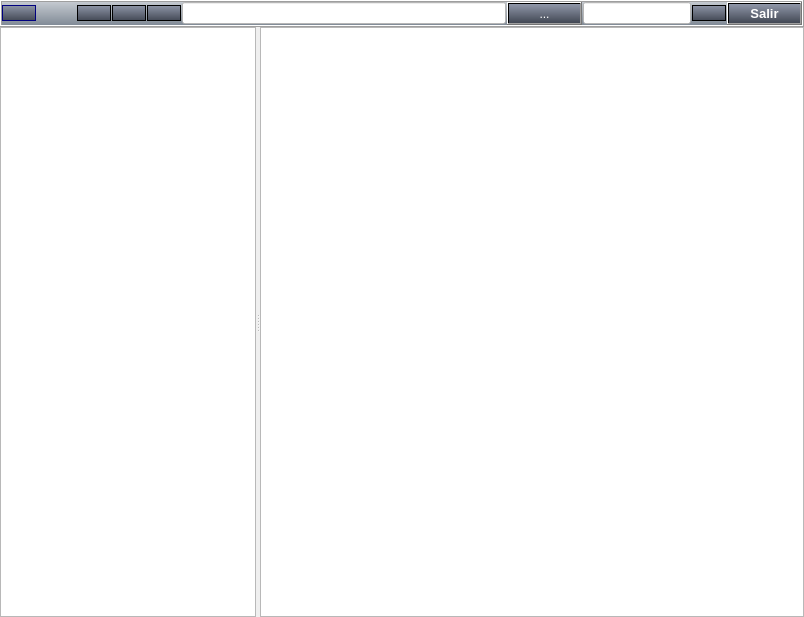
<?xml version="1.0" encoding="UTF-8"?>
<ui version="4.0">
 <class>FrmExplore</class>
 <widget class="QDialog" name="FrmExplore">
  <property name="geometry">
   <rect>
    <x>0</x>
    <y>0</y>
    <width>804</width>
    <height>617</height>
   </rect>
  </property>
  <property name="windowTitle">
   <string>Explorador</string>
  </property>
  <layout class="QVBoxLayout" name="verticalLayout">
   <property name="spacing">
    <number>0</number>
   </property>
   <property name="margin">
    <number>0</number>
   </property>
   <item>
    <widget class="QFrame" name="frame">
     <property name="styleSheet">
      <string notr="true">background-color: qlineargradient(spread:pad, x1:0.994318, y1:1, x2:1, y2:0, stop:0.0113636 rgba(125, 135, 147, 255), stop:0.982955 rgba(201, 206, 212, 255));</string>
     </property>
     <property name="frameShape">
      <enum>QFrame::Box</enum>
     </property>
     <property name="frameShadow">
      <enum>QFrame::Raised</enum>
     </property>
     <layout class="QHBoxLayout" name="horizontalLayout">
      <property name="spacing">
       <number>1</number>
      </property>
      <property name="margin">
       <number>0</number>
      </property>
      <item>
       <widget class="QPushButton" name="BtnAtras">
        <property name="toolTip">
         <string>Atrás</string>
        </property>
        <property name="styleSheet">
         <string notr="true">QPushButton {
     border: 1px solid #000000;

     
	background-color: qlineargradient(spread:pad, x1:0.994318, y1:1, x2:1, y2:0, stop:0.0113636 rgba(67, 73, 85, 255), stop:0.982955 rgba(143, 150, 168, 255));

     min-width: 30px;
font: 75 11pt &quot;MS Shell Dlg 2&quot;;
 }

 QPushButton:pressed {
     background-color: qlineargradient(x1: 0, y1: 0, x2: 0, y2: 1,
                                       stop: 0 #dadbde, stop: 1 #f6f7fa);
 }

 QPushButton:flat {
     border: none; /* no border for a flat push button */
 }

QPushButton:hover {
   
	background-color: qlineargradient(spread:pad, x1:0.994318, y1:1, x2:1, y2:0, stop:0.0113636 rgba(69, 142, 187, 255), stop:0.982955 rgba(95, 179, 241, 255));

 }

 QPushButton:default {
     border-color: navy; /* make the default button prominent */
 }
    </string>
        </property>
        <property name="icon">
         <iconset resource="../radit.qrc">
          <normaloff>:/general/iconos/menu/flecha.png</normaloff>:/general/iconos/menu/flecha.png</iconset>
        </property>
        <property name="iconSize">
         <size>
          <width>30</width>
          <height>20</height>
         </size>
        </property>
       </widget>
      </item>
      <item>
       <spacer name="horizontalSpacer">
        <property name="orientation">
         <enum>Qt::Horizontal</enum>
        </property>
        <property name="sizeHint" stdset="0">
         <size>
          <width>40</width>
          <height>20</height>
         </size>
        </property>
       </spacer>
      </item>
      <item>
       <widget class="QPushButton" name="BtnPlay">
        <property name="sizePolicy">
         <sizepolicy hsizetype="Fixed" vsizetype="Fixed">
          <horstretch>0</horstretch>
          <verstretch>0</verstretch>
         </sizepolicy>
        </property>
        <property name="cursor">
         <cursorShape>PointingHandCursor</cursorShape>
        </property>
        <property name="toolTip">
         <string>Reproducir por monitor</string>
        </property>
        <property name="autoFillBackground">
         <bool>false</bool>
        </property>
        <property name="styleSheet">
         <string notr="true">QPushButton {
     border: 1px solid #000000;

     
	background-color: qlineargradient(spread:pad, x1:0.994318, y1:1, x2:1, y2:0, stop:0.0113636 rgba(67, 73, 85, 255), stop:0.982955 rgba(143, 150, 168, 255));

     min-width: 30px;
font: 75 11pt &quot;MS Shell Dlg 2&quot;;
 }

 QPushButton:pressed {
     background-color: qlineargradient(x1: 0, y1: 0, x2: 0, y2: 1,
                                       stop: 0 #dadbde, stop: 1 #f6f7fa);
 }

 QPushButton:flat {
     border: none; /* no border for a flat push button */
 }

QPushButton:hover {
   
	background-color: qlineargradient(spread:pad, x1:0.994318, y1:1, x2:1, y2:0, stop:0.0113636 rgba(69, 142, 187, 255), stop:0.982955 rgba(95, 179, 241, 255));

 }

 QPushButton:default {
     border-color: navy; /* make the default button prominent */
 }
    </string>
        </property>
        <property name="text">
         <string/>
        </property>
        <property name="icon">
         <iconset resource="../radit.qrc">
          <normaloff>:/general/iconos/player/play.png</normaloff>:/general/iconos/player/play.png</iconset>
        </property>
        <property name="iconSize">
         <size>
          <width>30</width>
          <height>20</height>
         </size>
        </property>
       </widget>
      </item>
      <item>
       <widget class="QPushButton" name="BtnPause">
        <property name="sizePolicy">
         <sizepolicy hsizetype="Fixed" vsizetype="Fixed">
          <horstretch>0</horstretch>
          <verstretch>0</verstretch>
         </sizepolicy>
        </property>
        <property name="cursor">
         <cursorShape>PointingHandCursor</cursorShape>
        </property>
        <property name="toolTip">
         <string>Pause</string>
        </property>
        <property name="autoFillBackground">
         <bool>false</bool>
        </property>
        <property name="styleSheet">
         <string notr="true">QPushButton {
     border: 1px solid #000000;

     
	background-color: qlineargradient(spread:pad, x1:0.994318, y1:1, x2:1, y2:0, stop:0.0113636 rgba(67, 73, 85, 255), stop:0.982955 rgba(143, 150, 168, 255));

     min-width: 30px;
font: 75 11pt &quot;MS Shell Dlg 2&quot;;
 }

 QPushButton:pressed {
     background-color: qlineargradient(x1: 0, y1: 0, x2: 0, y2: 1,
                                       stop: 0 #dadbde, stop: 1 #f6f7fa);
 }

 QPushButton:flat {
     border: none; /* no border for a flat push button */
 }

QPushButton:hover {
   background-color: qlineargradient(spread:pad, x1:0.994318, y1:1, x2:1, y2:0, stop:0.0113636 rgba(69, 142, 187, 255), stop:0.982955 rgba(95, 179, 241, 255));
 }

 QPushButton:default {
     border-color: navy; /* make the default button prominent */
 }
    </string>
        </property>
        <property name="text">
         <string/>
        </property>
        <property name="icon">
         <iconset resource="../radit.qrc">
          <normaloff>:/general/iconos/player/pause.png</normaloff>:/general/iconos/player/pause.png</iconset>
        </property>
        <property name="iconSize">
         <size>
          <width>30</width>
          <height>20</height>
         </size>
        </property>
       </widget>
      </item>
      <item>
       <widget class="QPushButton" name="BtnStop">
        <property name="sizePolicy">
         <sizepolicy hsizetype="Fixed" vsizetype="Fixed">
          <horstretch>0</horstretch>
          <verstretch>0</verstretch>
         </sizepolicy>
        </property>
        <property name="cursor">
         <cursorShape>PointingHandCursor</cursorShape>
        </property>
        <property name="toolTip">
         <string>Stop</string>
        </property>
        <property name="autoFillBackground">
         <bool>false</bool>
        </property>
        <property name="styleSheet">
         <string notr="true">QPushButton {
     border: 1px solid #000000;

     
	background-color: qlineargradient(spread:pad, x1:0.994318, y1:1, x2:1, y2:0, stop:0.0113636 rgba(67, 73, 85, 255), stop:0.982955 rgba(143, 150, 168, 255));

     min-width: 30px;
font: 75 11pt &quot;MS Shell Dlg 2&quot;;
 }

 QPushButton:pressed {
     background-color: qlineargradient(x1: 0, y1: 0, x2: 0, y2: 1,
                                       stop: 0 #dadbde, stop: 1 #f6f7fa);
 }

 QPushButton:flat {
     border: none; /* no border for a flat push button */
 }

QPushButton:hover {    
background-color: qlineargradient(spread:pad, x1:0.994318, y1:1, x2:1, y2:0, stop:0.0113636 rgba(69, 142, 187, 255), stop:0.982955 rgba(95, 179, 241, 255));

 }

 QPushButton:default {
     border-color: navy; /* make the default button prominent */
 }
    </string>
        </property>
        <property name="text">
         <string/>
        </property>
        <property name="icon">
         <iconset resource="../radit.qrc">
          <normaloff>:/general/iconos/player/stop.png</normaloff>:/general/iconos/player/stop.png</iconset>
        </property>
        <property name="iconSize">
         <size>
          <width>30</width>
          <height>20</height>
         </size>
        </property>
       </widget>
      </item>
      <item>
       <widget class="QLineEdit" name="LinePath">
        <property name="sizePolicy">
         <sizepolicy hsizetype="Expanding" vsizetype="Fixed">
          <horstretch>1</horstretch>
          <verstretch>0</verstretch>
         </sizepolicy>
        </property>
        <property name="styleSheet">
         <string notr="true">background-color: rgb(255, 255, 255);</string>
        </property>
       </widget>
      </item>
      <item>
       <widget class="QPushButton" name="BtnRed">
        <property name="styleSheet">
         <string notr="true">QPushButton {
   
	color: rgb(255, 255, 255);
	background-color: qlineargradient(spread:pad, x1:0.994318, y1:1, x2:1, y2:0, stop:0.0113636 rgba(67, 73, 85, 255), stop:0.982955 rgba(143, 150, 168, 255));

 }

 QPushButton:pressed {
     background-color: qlineargradient(x1: 0, y1: 0, x2: 0, y2: 1,
                                       stop: 0 #dadbde, stop: 1 #f6f7fa);
 }

 QPushButton:flat {
     border: none; /* no border for a flat push button */
 }

QPushButton:hover {
   
	background-color: qlineargradient(spread:pad, x1:0.994318, y1:1, x2:1, y2:0, stop:0.0113636 rgba(69, 142, 187, 255), stop:0.982955 rgba(95, 179, 241, 255));

 }

 QPushButton:default {
     border-color: navy; /* make the default button prominent */
 }
    
    </string>
        </property>
        <property name="text">
         <string>...</string>
        </property>
       </widget>
      </item>
      <item>
       <widget class="QLineEdit" name="LineSeek">
        <property name="styleSheet">
         <string notr="true">background-color: rgb(255, 255, 255);</string>
        </property>
       </widget>
      </item>
      <item>
       <widget class="QPushButton" name="BtnSeek">
        <property name="sizePolicy">
         <sizepolicy hsizetype="Fixed" vsizetype="Fixed">
          <horstretch>0</horstretch>
          <verstretch>0</verstretch>
         </sizepolicy>
        </property>
        <property name="cursor">
         <cursorShape>PointingHandCursor</cursorShape>
        </property>
        <property name="toolTip">
         <string>Buscar</string>
        </property>
        <property name="autoFillBackground">
         <bool>false</bool>
        </property>
        <property name="styleSheet">
         <string notr="true">QPushButton {
     border: 1px solid #000000;

     
	background-color: qlineargradient(spread:pad, x1:0.994318, y1:1, x2:1, y2:0, stop:0.0113636 rgba(67, 73, 85, 255), stop:0.982955 rgba(143, 150, 168, 255));

     min-width: 30px;
font: 75 11pt &quot;MS Shell Dlg 2&quot;;
 }

 QPushButton:pressed {
     background-color: qlineargradient(x1: 0, y1: 0, x2: 0, y2: 1,
                                       stop: 0 #dadbde, stop: 1 #f6f7fa);
 }

 QPushButton:flat {
     border: none; /* no border for a flat push button */
 }

QPushButton:hover {    
background-color: qlineargradient(spread:pad, x1:0.994318, y1:1, x2:1, y2:0, stop:0.0113636 rgba(69, 142, 187, 255), stop:0.982955 rgba(95, 179, 241, 255));

 }

 QPushButton:default {
     border-color: navy; /* make the default button prominent */
 }
    </string>
        </property>
        <property name="text">
         <string/>
        </property>
        <property name="icon">
         <iconset resource="../radit.qrc">
          <normaloff>:/general/iconos/menu/lupa.png</normaloff>:/general/iconos/menu/lupa.png</iconset>
        </property>
        <property name="iconSize">
         <size>
          <width>30</width>
          <height>20</height>
         </size>
        </property>
       </widget>
      </item>
      <item>
       <widget class="QPushButton" name="BtnSalir">
        <property name="font">
         <font>
          <family>MS Shell Dlg 2</family>
          <pointsize>10</pointsize>
          <weight>75</weight>
          <italic>false</italic>
          <bold>true</bold>
         </font>
        </property>
        <property name="cursor">
         <cursorShape>PointingHandCursor</cursorShape>
        </property>
        <property name="toolTip">
         <string>Cerrar</string>
        </property>
        <property name="styleSheet">
         <string notr="true">QPushButton {
   
	color: rgb(255, 255, 255);
	background-color: qlineargradient(spread:pad, x1:0.994318, y1:1, x2:1, y2:0, stop:0.0113636 rgba(67, 73, 85, 255), stop:0.982955 rgba(143, 150, 168, 255));

 }

 QPushButton:pressed {
     background-color: qlineargradient(x1: 0, y1: 0, x2: 0, y2: 1,
                                       stop: 0 #dadbde, stop: 1 #f6f7fa);
 }

 QPushButton:flat {
     border: none; /* no border for a flat push button */
 }

QPushButton:hover {
   
	background-color: qlineargradient(spread:pad, x1:0.994318, y1:1, x2:1, y2:0, stop:0.0113636 rgba(69, 142, 187, 255), stop:0.982955 rgba(95, 179, 241, 255));

 }

 QPushButton:default {
     border-color: navy; /* make the default button prominent */
 }
    </string>
        </property>
        <property name="text">
         <string>Salir</string>
        </property>
        <property name="iconSize">
         <size>
          <width>30</width>
          <height>20</height>
         </size>
        </property>
       </widget>
      </item>
     </layout>
    </widget>
   </item>
   <item>
    <widget class="QSplitter" name="splitter">
     <property name="sizePolicy">
      <sizepolicy hsizetype="Expanding" vsizetype="Preferred">
       <horstretch>0</horstretch>
       <verstretch>1</verstretch>
      </sizepolicy>
     </property>
     <property name="orientation">
      <enum>Qt::Horizontal</enum>
     </property>
     <widget class="QTreeView" name="treeView">
      <property name="sizePolicy">
       <sizepolicy hsizetype="Expanding" vsizetype="Expanding">
        <horstretch>0</horstretch>
        <verstretch>1</verstretch>
       </sizepolicy>
      </property>
      <attribute name="headerVisible">
       <bool>false</bool>
      </attribute>
      <attribute name="headerVisible">
       <bool>false</bool>
      </attribute>
     </widget>
     <widget class="TableView" name="tableView">
      <property name="sizePolicy">
       <sizepolicy hsizetype="Expanding" vsizetype="Expanding">
        <horstretch>1</horstretch>
        <verstretch>1</verstretch>
       </sizepolicy>
      </property>
      <property name="editTriggers">
       <set>QAbstractItemView::NoEditTriggers</set>
      </property>
      <property name="dragEnabled">
       <bool>true</bool>
      </property>
      <property name="dragDropMode">
       <enum>QAbstractItemView::DragOnly</enum>
      </property>
      <property name="selectionMode">
       <enum>QAbstractItemView::ContiguousSelection</enum>
      </property>
      <property name="selectionBehavior">
       <enum>QAbstractItemView::SelectRows</enum>
      </property>
      <property name="textElideMode">
       <enum>Qt::ElideNone</enum>
      </property>
      <property name="showGrid">
       <bool>false</bool>
      </property>
      <attribute name="verticalHeaderVisible">
       <bool>false</bool>
      </attribute>
      <attribute name="verticalHeaderDefaultSectionSize">
       <number>16</number>
      </attribute>
      <attribute name="verticalHeaderHighlightSections">
       <bool>true</bool>
      </attribute>
      <attribute name="verticalHeaderMinimumSectionSize">
       <number>16</number>
      </attribute>
      <attribute name="verticalHeaderVisible">
       <bool>false</bool>
      </attribute>
      <attribute name="verticalHeaderDefaultSectionSize">
       <number>16</number>
      </attribute>
      <attribute name="verticalHeaderMinimumSectionSize">
       <number>16</number>
      </attribute>
      <attribute name="verticalHeaderHighlightSections">
       <bool>true</bool>
      </attribute>
     </widget>
    </widget>
   </item>
  </layout>
 </widget>
 <customwidgets>
  <customwidget>
   <class>TableView</class>
   <extends>QTableView</extends>
   <header location="global">explore/TableView/TableView.h</header>
  </customwidget>
 </customwidgets>
 <resources>
  <include location="../radit.qrc"/>
 </resources>
 <connections/>
</ui>
